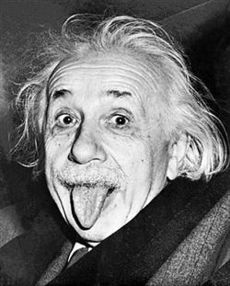
#> input picture LinAlgCourse-main/LinAlgCourse-main/intro/Einstein_tongue.jpg, 230 x 286 px
$ python LA_intro_picSVD.py
#> lines starting #> are read from the running program, lines starting #| are printed output that depends on the picture
# -*- coding: utf-8 -*-
# Auto-generated from 'LA_intro_picSVD.ipynb' on 2025-08-08T15:22:58
# Source: code cells extracted; markdown preserved as comments.

# %% [markdown]
# #     COURSE: Linear algebra: theory and implementation
# ##    SECTION: Introduction
# ###      VIDEO: An enticing start to a linear algebra course!
#
# #### Instructor: sincxpress.com
# ##### Course url: https://www.udemy.com/course/linear-algebra-theory-and-implementation/?couponCode=202110

# In [ ]
import numpy as np
import matplotlib.pyplot as plt
from PIL import Image

# In [ ]
# import picture
pic = Image.open('Einstein_tongue.jpg')
#> pic is the input picture: PIL image 230x286 L; min 0, max 255, mean 108.7

# let's have a look
plt.imshow(pic)
plt.show()

# we need to convert it to floating-point precision
pic = np.array(pic)
plt.imshow(pic,cmap='gray')
plt.show()

# In [ ]
# SVD (singular value decomposition)

# do the SVD. Note: You'll understand this decomposition by the end of the
# course! Don't worry if it seems mysterious now!
U,S,V = np.linalg.svd( pic )
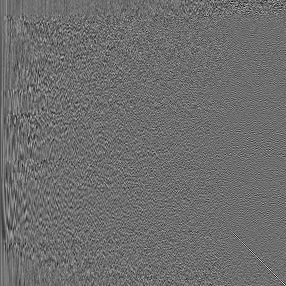
#> U: shape (286, 286) float64; min -0.322, max 0.423, mean -0.000188; drawn with min black and max white
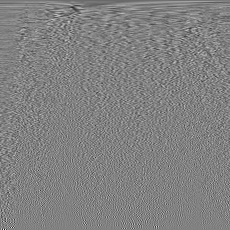
#> V: shape (230, 230) float64; min -0.494, max 0.479, mean -0.000159; drawn with min black and max white
#> S = 230 values, max 31653 at index 0, min 2.29 at index 229, mean 529.2

# plot the spectrum
plt.plot(S,'s-')
plt.xlim([0,100])
plt.xlabel('Component number')
plt.ylabel('Singular value (\sigma)')
plt.show()
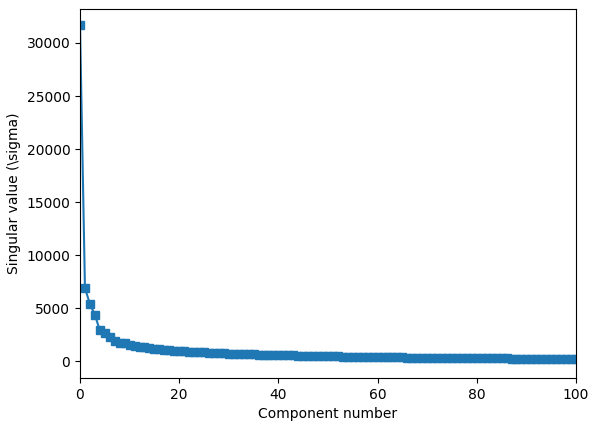
#> figure drawn by matplotlib, 1 panel; curve peaks at x = 0, y = 31653

# In [ ]
# reconstruct the image based on some components

# list the components you want to use for the reconstruction
comps = np.arange(0,5)

# reconstruct the low-rank version of the picture
reconPic = U[:,comps]@np.diag(S[comps])@V[comps,:]
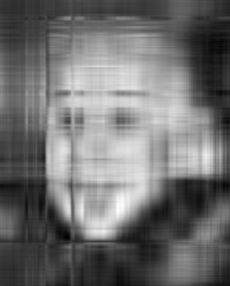
#> reconPic: shape (286, 230) float64; min -25.41, max 279.8, mean 108.1; drawn with min black and max white


# show the original and reconstructed pictures for comparison
plt.figure(figsize=(5,10))
plt.subplot(1,2,1)
plt.imshow(pic,cmap='gray')
plt.title('Original')
plt.axis('off')

plt.subplot(1,2,2)
plt.imshow(reconPic,cmap='gray')
plt.title('Components %s-%s' %(comps[0],comps[-1]))
plt.axis('off')

plt.show()

# Aren't you SUPER-curious to know what all of this means and why it
#  works!!??! You're going to learn all about this in the course!

# In [ ]
